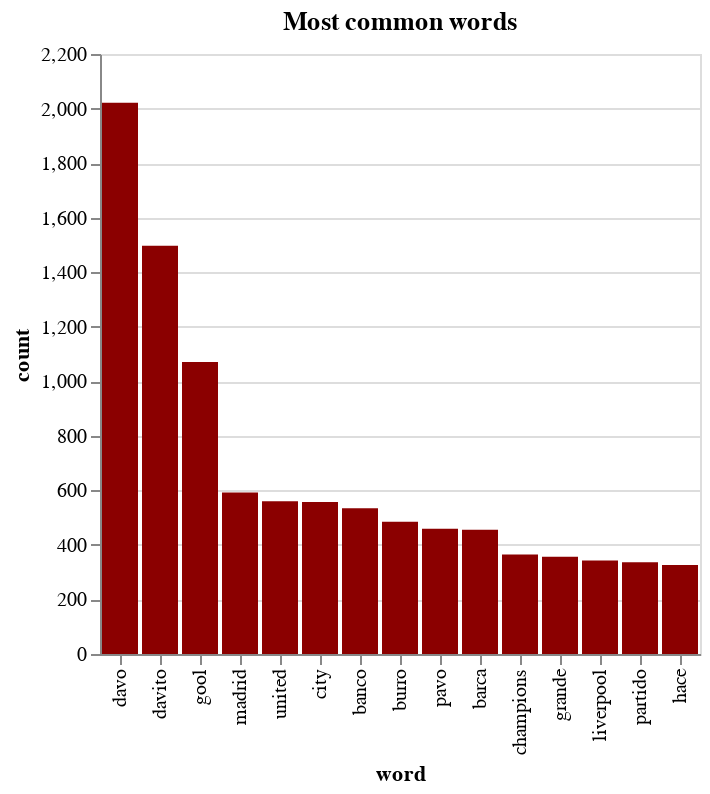

Write the Vega-Lite specification saved for this chart.
### Vega-Lite specification from a JSON file in a GitHub repository (floating-point values rounded to 4 significant figures)
{"config": {"view": {"continuousWidth": 300, "continuousHeight": 300}}, "data": {"name": "data-f72d91cae2984968820402b22879eb95"}, "mark": {"type": "bar", "color": "darkred", "tooltip": true}, "encoding": {"x": {"field": "word", "sort": null, "type": "nominal"}, "y": {"field": "count", "type": "quantitative"}}, "title": "Most common words", "width": "container", "$schema": "https://vega.github.io/schema/vega-lite/v5.6.1.json", "datasets": {"data-f72d91cae2984968820402b22879eb95": [{"word": "davo", "count": 2021}, {"word": "davito", "count": 1497}, {"word": "gool", "count": 1071}, {"word": "madrid", "count": 592}, {"word": "united", "count": 560}, {"word": "city", "count": 557}, {"word": "banco", "count": 534}, {"word": "burro", "count": 485}, {"word": "pavo", "count": 459}, {"word": "barca", "count": 456}, {"word": "champions", "count": 365}, {"word": "grande", "count": 357}, {"word": "liverpool", "count": 343}, {"word": "partido", "count": 336}, {"word": "hace", "count": 326}]}}
